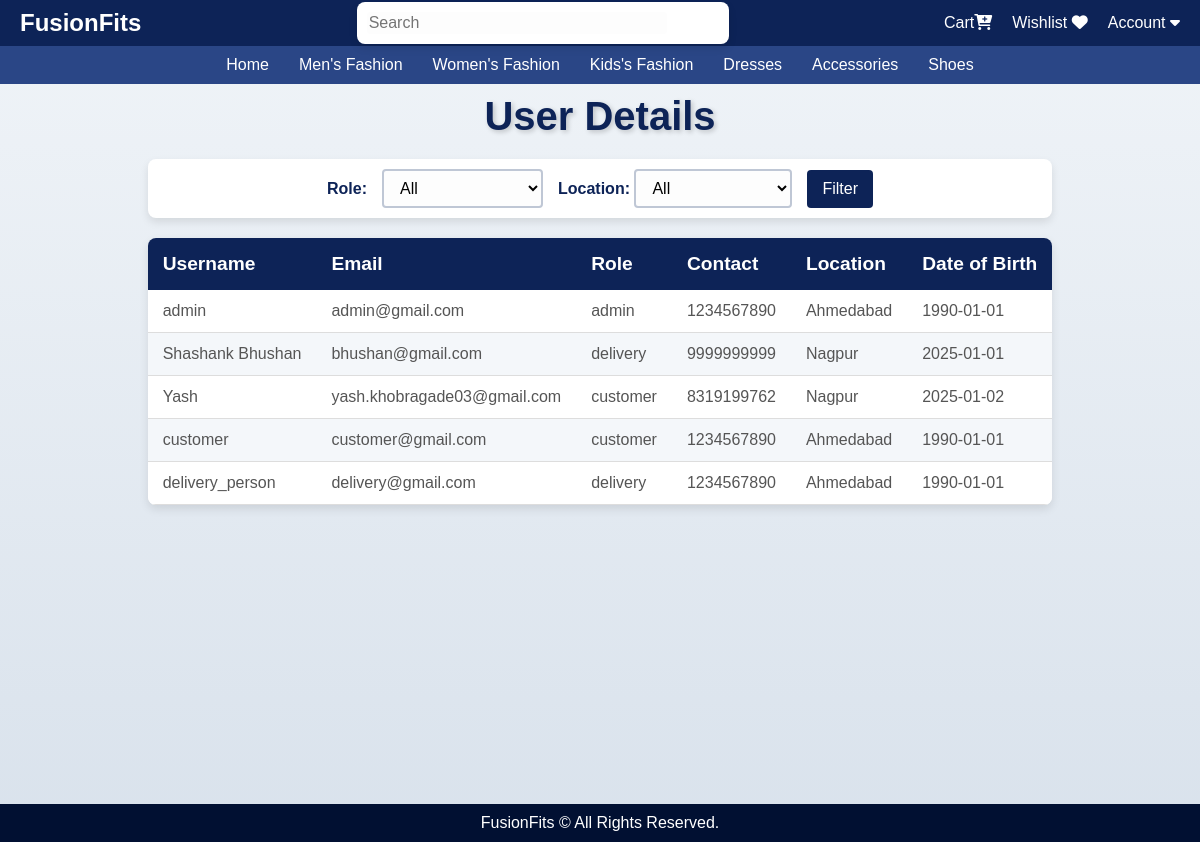
Before: /admin/user_details (signed in) with the older database file.
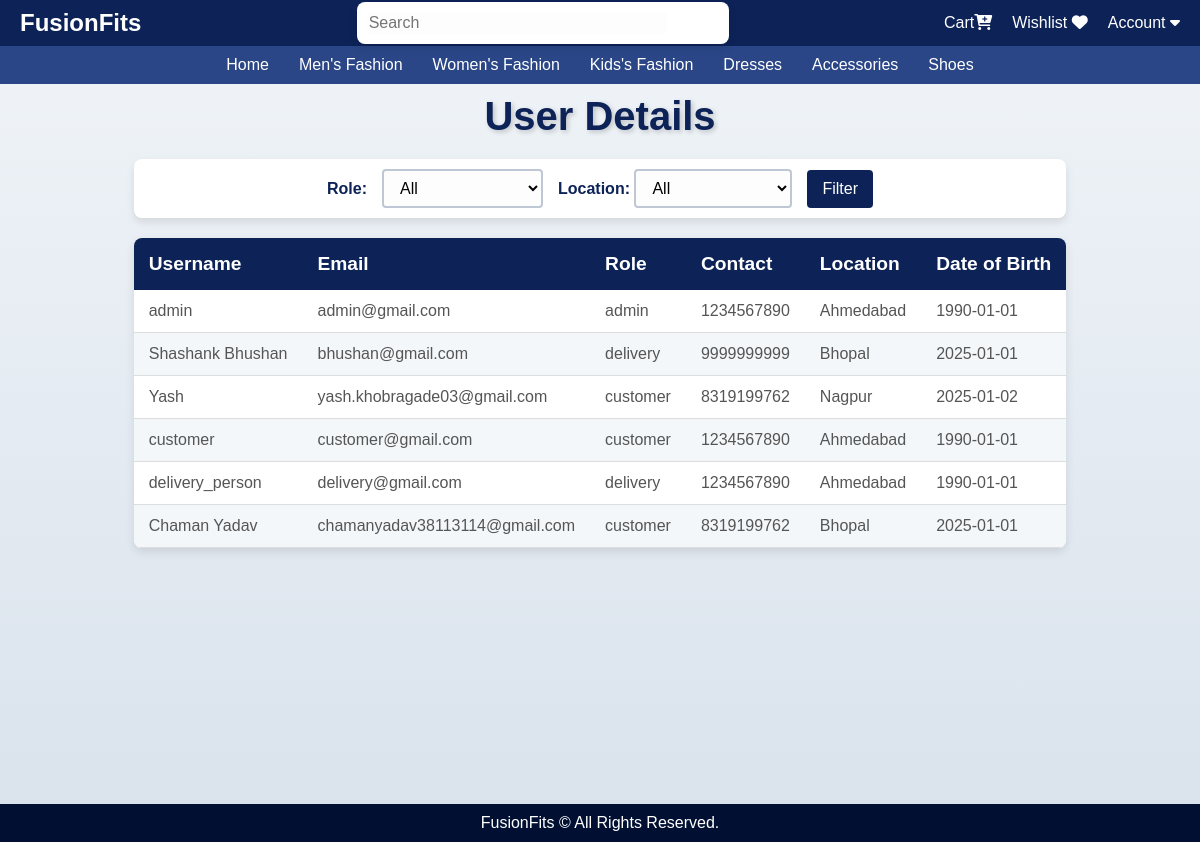
After: the same page with the newer database file.
### app/models.py (models this page shows, shortened)
class User(UserMixin, db.Model):
    id = db.Column(db.Integer, primary_key=True)
    username = db.Column(db.String(50), nullable=False)
    email = db.Column(db.String(100), unique=True, nullable=False)
    password = db.Column(db.String(255), nullable=False)
    role = db.Column(db.String(20), nullable=False)
    contact = db.Column(db.String(20), nullable=False)
    address = db.Column(db.String(200), nullable=False)
    city = db.Column(db.String(100), nullable=False)
    dob = db.Column(db.Date, nullable=False)
    reset_token = db.Column(db.String(128), nullable=True)

### app/admin.py (the view)
@admin.route('/user_details', methods=['GET', 'POST'])
def user_details():
    if session.get('role') != 'admin':
        flash('Unauthorized access!', 'danger')
        return redirect(url_for('auth.login'))
    role_filter = request.args.get('role','')
    location_filter = request.args.get('location','')
    query = User.query
    if role_filter:
        query = query.filter_by(role=role_filter)
    if location_filter:
        query = query.filter(User.city.ilike(f"%{location_filter}%"))
    users = query.all()
    return render_template('user_details.html', users=users, role_filter=role_filter, location_filter=location_filter)

### app/templates/user_details.html (shortened to what this page needs)
<!DOCTYPE html>
<html lang="en">
<head>
    <link rel="stylesheet" href="{{ url_for('static', filename='user.css') }}">
</head>
<body>
    {% extends "home.html" %}
    {% block content %}
    <div class="container">
    <h1>User Details</h1>
    <form method="GET" action="{{ url_for('admin.user_details') }}">
        <label for="role">Role:</label>
        <select name="role" id="role">
            <option value="">All</option>
        </select>
<div class="form-group">
  <label for="location">Location:</label>
  <select name="location" id="location" class="form-control">
      <option value="">All</option>
  </select>
</div>
        <button type="submit">Filter</button>
    </form>
    <table>
        <thead>
            <tr>
                <th>Username</th>
                <th>Email</th>
                <th>Role</th>
                <th>Contact</th>
                <th>Location</th>
                <th>Date of Birth</th>
            </tr>
        </thead>
        <tbody>
            {% for user in users %}
                <tr>
                    <td>{{ user.username }}</td>
                    <td>{{ user.email }}</td>
                    <td>{{ user.role }}</td>
                    <td>{{ user.contact }}</td>
                    <td>{{ user.city }}</td>
                    <td>{{ user.dob }}</td>
                </tr>
            {% endfor %}
        </tbody>
    </table>
</div>
    {% endblock %}

Changed rows visible on the page:
changed User "Shashank Bhushan": city "Nagpur" → "Bhopal"
added User: username "Chaman Yadav", email "chamanyadav38113114@gmail.com", role "customer", contact "8319199762", city "Bhopal", dob "2025-01-01"
